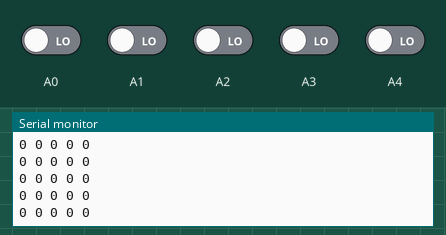
Simulated run of this sketch. Board: Arduino Uno, built with avr-gcc and run on an emulated ATmega328P. On the bench: the last lines printed to the serial monitor. The inputs (shaded band) are chosen by the test bench; at power-on: A0–4 LOW.

Above: at 1.2 s.
1.3 s: A0 driven HIGH
At 2.4 s:
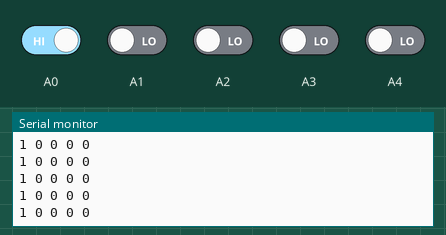
4.3 s: A1 driven HIGH
At 5.1 s:
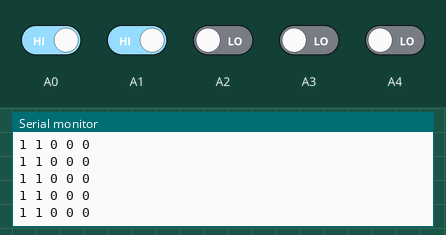
5.8 s: A2 driven HIGH
At 6.9 s:
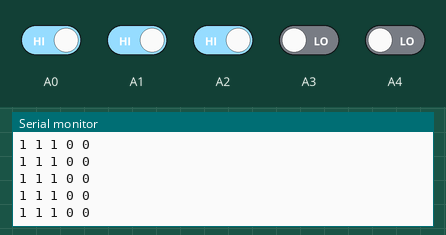
8.8 s: A3 driven HIGH
At 9.9 s:
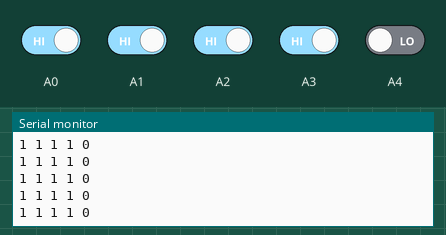
10.3 s: A4 driven HIGH
At 10.8 s:
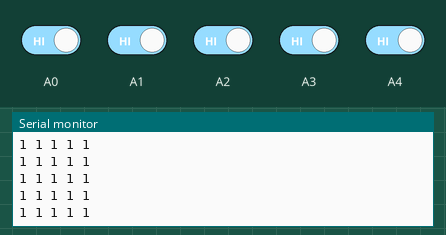
13.3 s: A0 driven LOW
At 13.9 s:
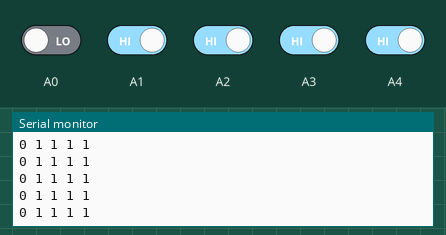

The sketch:

digital_sensor_array_read_code.ino
```cpp
void setup() {
  // put your setup code here, to run once:
  Serial.begin(9600);
  pinMode(A4, INPUT);
  pinMode(A3, INPUT);
  pinMode(A2, INPUT);
  pinMode(A1, INPUT);
  pinMode(A0, INPUT);
}

void loop() {

  // put your main code here, to run repeatedly:
  int sensor1 = digitalRead(A0);
  int sensor2 = digitalRead(A1);
  int sensor3 = digitalRead(A2);
  int sensor4 = digitalRead(A3);
  int sensor5 = digitalRead(A4);
//  sensor1 =  1  - sensor1;
//  sensor2 =  1  - sensor2;
//  sensor3 =  1  - sensor3;
//  sensor4 =  1  - sensor4;
//  sensor5 =  1  - sensor5;


  Serial.print(sensor1);
  Serial.print(" ");
  Serial.print(sensor2);
  Serial.print(" ");
  Serial.print(sensor3);
  Serial.print(" ");
  Serial.print(sensor4);
  Serial.print(" ");
  Serial.print(sensor5);
  Serial.println(" ");


}
```

Measured:
- after the input at 1.3 s, the serial monitor: prints a new line after 0.07 s (image 1)
- after the input at 4.3 s, the serial monitor: prints a new line after 0.07 s (image 2)
- after the input at 5.8 s, the serial monitor: prints a new line after 0.08 s (image 3)
- after the input at 8.8 s, the serial monitor: prints a new line after 0.07 s (image 4)
- after the input at 10.3 s, the serial monitor: prints a new line after 0.07 s (image 5)
- after the input at 13.3 s, the serial monitor: prints a new line after 0.08 s (image 6)
